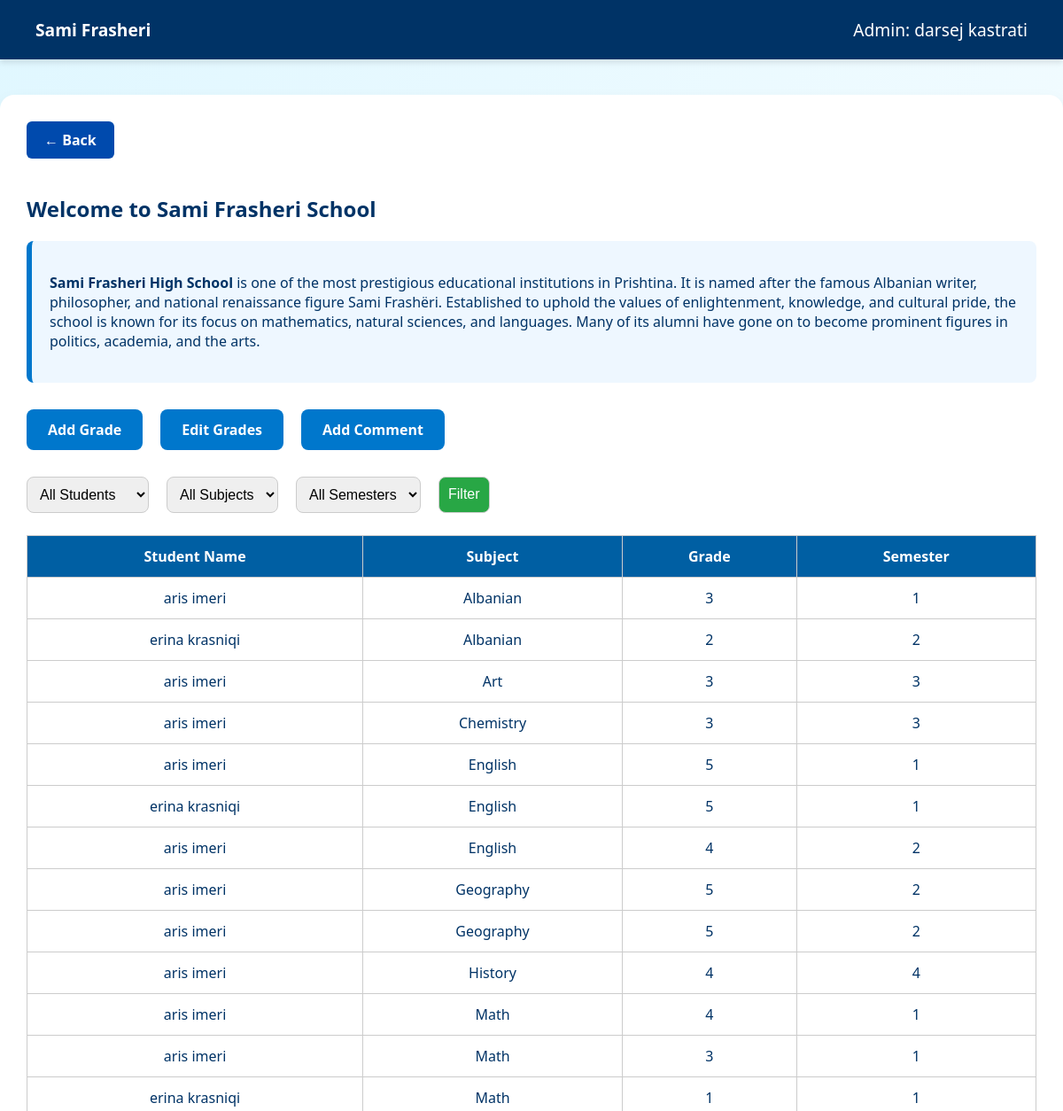
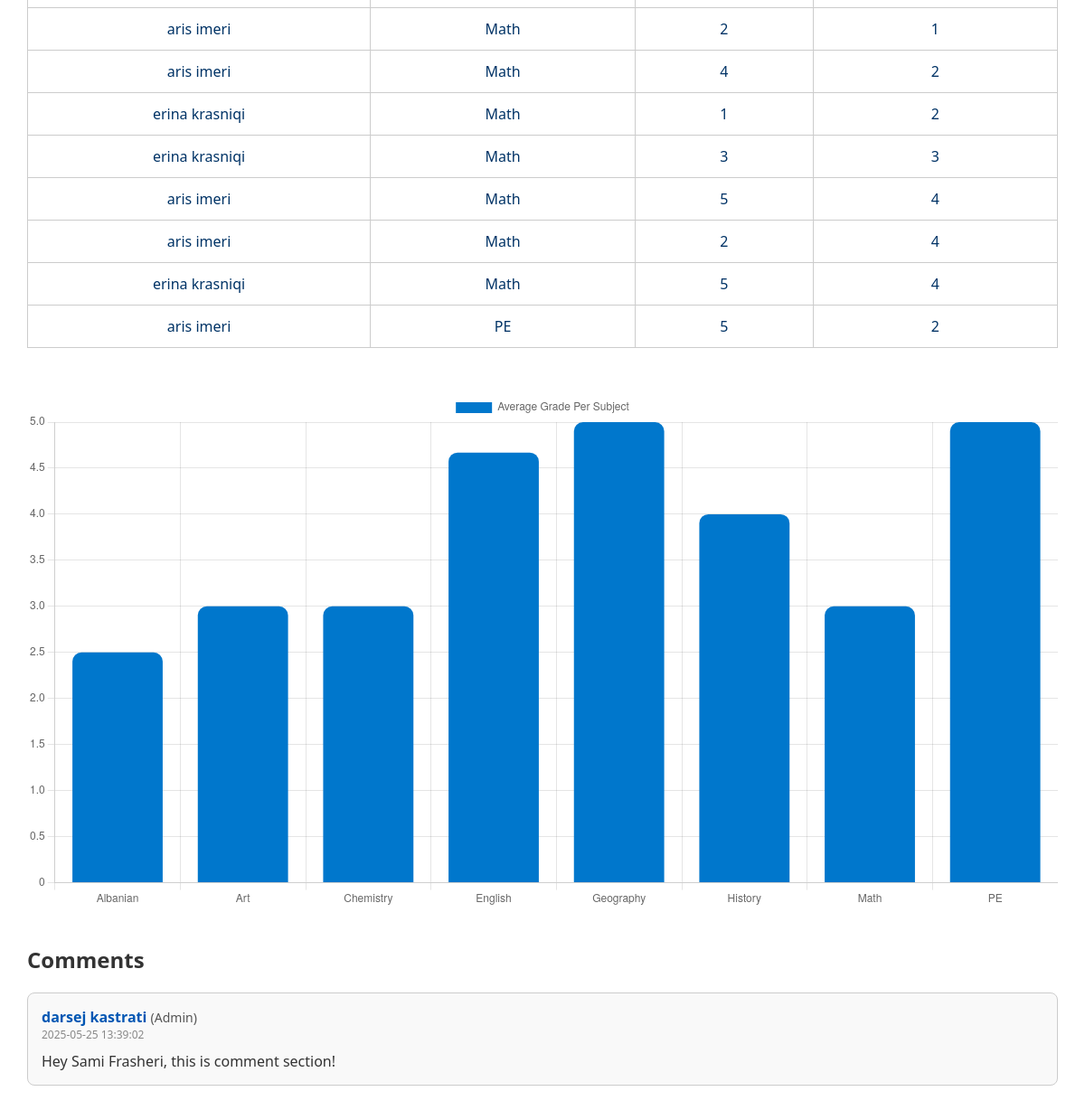
Page /samifrasheri.php (signed in) on the committed database (2 pictures, top to bottom).
### tables this page shows
CREATE TABLE `users` (
  `id` int(5) NOT NULL,
  `name` varchar(255) NOT NULL,
  `surname` varchar(255) NOT NULL,
  `email` varchar(255) NOT NULL,
  `password` varchar(255) NOT NULL,
  `confrim_password` varchar(255) NOT NULL,
  `school` varchar(255) NOT NULL,
  `isstudent` varchar(255) NOT NULL,
  `isteacher` varchar(255) NOT NULL,
  `isadmin` varchar(255) NOT NULL
);

CREATE TABLE `student_grades` (
  `id` int(11) NOT NULL,
  `student_id` int(11) NOT NULL,
  `subject` varchar(100) NOT NULL,
  `grade` int(11) DEFAULT NULL CHECK (`grade` between 1 and 5),
  `schedule` text DEFAULT NULL,
  `teacher_id` int(11) DEFAULT NULL,
  `semester` int(11) DEFAULT NULL
);

CREATE TABLE `comments` (
  `id` int(11) NOT NULL,
  `user_id` int(11) DEFAULT NULL,
  `role` varchar(10) DEFAULT NULL,
  `name` varchar(255) DEFAULT NULL,
  `comment` text DEFAULT NULL,
  `school` varchar(50) DEFAULT NULL,
  `created_at` timestamp NOT NULL DEFAULT current_timestamp(),
  `timestamp` timestamp NOT NULL DEFAULT current_timestamp()
);

### samifrasheri.php (the view, shortened to what this page needs)
<?php
require 'config.php';
$userId = $_SESSION['id'];
$stmt = $conn->prepare("SELECT * FROM users WHERE id = ?");
$stmt->execute([$userId]);
$user = $stmt->fetch(PDO::FETCH_ASSOC);
$isStudent = strtolower($user['isstudent']) === 'true';
$isTeacher = strtolower($user['isteacher']) === 'true';
$isAdmin = strtolower($user['isadmin']) === 'true';
$query = "SELECT g.*, u.name, u.surname FROM student_grades g JOIN users u ON g.student_id = u.id WHERE u.school = 'samifrasheri'";
$params = [];
$query .= " ORDER BY g.subject, g.semester";
$gradesStmt = $conn->prepare($query);
$gradesStmt->execute($params);
$grades = $gradesStmt->fetchAll(PDO::FETCH_ASSOC);
$averageData = [];
foreach ($grades as $grade) {
    $subject = $grade['subject'];
    if (!isset($averageData[$subject])) {
        $averageData[$subject] = ['sum' => 0, 'count' => 0];
    }
    $averageData[$subject]['sum'] += $grade['grade'];
    $averageData[$subject]['count']++;
}
foreach ($averageData as $subject => $data) {
    $averageData[$subject] = round($data['sum'] / $data['count'], 2);
}
?>
<!DOCTYPE html>
<html lang="en">
<head>
</head>
<body>
    <div class="navbar">
        <div><strong>Sami Frasheri</strong></div>
        <div>
            <?php
                if ($isStudent) echo "Student: {$user['name']} {$user['surname']}";
                elseif ($isTeacher) echo "Teacher: {$user['name']} {$user['surname']}";
                elseif ($isAdmin) echo "Admin: {$user['name']} {$user['surname']}";
            ?>
        </div>
    </div>
    <div class="container">
        <a href="home.php" class="nav-btn">← Back</a>
        <h2>Welcome to Sami Frasheri School</h2>
        <div class="school-history">
            <p><strong>Sami Frasheri High School</strong> is one of the most prestigious educational institutions in Prishtina. It is named after the famous Albanian writer, philosopher, and national renaissance figure Sami Frashëri. Established to uphold the values of enlightenment, knowledge, and cultural pride, the school is known for its focus on mathematics, natural sciences, and languages. Many of its alumni have gone on to become prominent figures in politics, academia, and the arts.</p>
        </div>
        <div class="button-bar">
            <?php if ($isTeacher || $isAdmin): ?>
                <a href="samifrasheri_addGrade.php">Add Grade</a>
                <a href="samifrasheri_editGrades.php">Edit Grades</a>
                <a href="samifrasheri_addComment.php">Add Comment</a>
            <?php endif; ?>
        </div>
        <form method="GET" class="filters">
            <?php if (!$isStudent): ?>
                <select name="student_id">
                    <option value="">All Students</option>
                </select>
            <?php endif; ?>
            <select name="subject">
                <option value="">All Subjects</option>
            </select>
            <select name="semester">
                <option value="">All Semesters</option>
            </select>
            <input type="submit" value="Filter">
        </form>
        <table>
            <thead>
                <tr>
                    <th>Student Name</th>
                    <th>Subject</th>
                    <th>Grade</th>
                    <th>Semester</th>
                </tr>
            </thead>
            <tbody>
                <?php foreach ($grades as $g): ?>
                    <tr>
                        <td><?= $g['name'] ?> <?= $g['surname'] ?></td>
                        <td><?= htmlspecialchars($g['subject']) ?></td>
                        <td><?= $g['grade'] ?></td>
                        <td><?= $g['semester'] ?></td>
                    </tr>
                <?php endforeach; ?>
            </tbody>
        </table>
        <canvas id="gradeChart" width="800" height="400"></canvas>
        <script>
            const ctx = document.getElementById('gradeChart').getContext('2d');
            const chartData = {
                labels: <?= json_encode(array_keys($averageData)) ?>,
                datasets: [{
                    label: '<?= $isStudent ? "Your Average Grade" : "Average Grade Per Subject" ?>',
                    data: <?= json_encode(array_values($averageData)) ?>,
                    backgroundColor: '#0077cc',
                    borderRadius: 10
                }]
            };
            new Chart(ctx, {
                type: 'bar',
                data: chartData,
                options: {
                    scales: {
                        y: {
                            beginAtZero: true,
                            max: 5
                        }
                    }
                }
            });
        </script>
        <div class="comment-section" style="margin-top: 40px;">
  <h2 style="font-size: 24px; color: #333;">Comments</h2>
  <?php
  $stmt = $conn->prepare("SELECT * FROM comments WHERE school = 'samifrasheri' ORDER BY created_at DESC");
  $stmt->execute();
  $comments = $stmt->fetchAll(PDO::FETCH_ASSOC);
  if ($comments && count($comments) > 0):
      foreach ($comments as $comment):
  ?>
      <div class="comment-card" style="border: 1px solid #ccc; padding: 15px; margin-bottom: 20px; border-radius: 8px; background-color: #f9f9f9;">
        <div class="comment-header" style="margin-bottom: 10px;">
          <strong style="color: #0056b3;"><?php echo htmlspecialchars($comment['name']); ?></strong>
          <span style="font-size: 14px; color: #555;">(<?php echo htmlspecialchars(ucfirst($comment['role'])); ?>)</span>
          <div style="font-size: 12px; color: #888;"><?php echo htmlspecialchars($comment['created_at']); ?></div>
        </div>
        <div class="comment-body" style="font-size: 16px; color: #333;">
          <?php echo nl2br(htmlspecialchars($comment['comment'])); ?>
        </div>
      </div>
  <?php
      endforeach;
  else:
      echo "<p style='color: #666;'>No comments yet. Be the first to share your thoughts.</p>";
  endif;
  ?>
</div>
    </div>
</body>
</html>

### samifrasheri.php (style rules this page uses)
body { margin: 0; font-family: 'Segoe UI', Tahoma, Geneva, Verdana, sans-serif; background: linear-gradient(to bottom right, #e0f7ff, #ffffff); color: #003366; }
.navbar { background-color: #003366; padding: 20px 40px; color: white; display: flex; justify-content: space-between; align-items: center; font-size: 1.2rem; box-shadow: 0 4px 6px rgba(0,0,0,0.1); }
.container { max-width: 1200px; margin: 40px auto; padding: 30px; background-color: #ffffff; border-radius: 16px; box-shadow: 0 10px 20px rgba(0,0,0,0.08); }
h2, h3 { color: #003366; }
.button-bar { display: flex; gap: 20px; margin: 30px 0; }
.button-bar a { background-color: #0077cc; color: white; padding: 12px 24px; border-radius: 8px; text-decoration: none; font-weight: bold; transition: background 0.3s ease; }
.filters { display: flex; gap: 20px; flex-wrap: wrap; margin-bottom: 25px; }
select, input[type=submit] { padding: 10px; border-radius: 8px; border: 1px solid #ccc; font-size: 1rem; }
input[type=submit] { background-color: #28a745; color: white; cursor: pointer; }
table { width: 100%; border-collapse: collapse; margin-top: 20px; }
th, td { border: 1px solid #ccc; padding: 12px; text-align: center; }
th { background-color: #005fa3; color: white; }
.school-history { background-color: #eef7ff; padding: 20px; border-left: 6px solid #0077cc; border-radius: 8px; margin-bottom: 30px; }
#gradeChart { margin-top: 50px; }
.comment-card { background: #f5faff; border-left: 4px solid #0077cc; padding: 15px 20px; margin-bottom: 20px; border-radius: 8px; }
.nav-btn { display: inline-block; margin-bottom: 20px; background-color: #004aad; color: white; padding: 10px 20px; text-decoration: none; border-radius: 6px; font-weight: bold; transition: background-color 0.3s ease; }

### rows in the picture
users: name "darsej", surname "kastrati"
student_grades: student.name "aris", student.surname "imeri", subject "Albanian", grade "3", semester "1"
student_grades: student.name "erina", student.surname "krasniqi", subject "Albanian", grade "2", semester "2"
student_grades: student.name "aris", student.surname "imeri", subject "Art", grade "3", semester "3"
student_grades: student.name "aris", student.surname "imeri", subject "Chemistry", grade "3", semester "3"
student_grades: student.name "aris", student.surname "imeri", subject "English", grade "5", semester "1"
student_grades: student.name "erina", student.surname "krasniqi", subject "English", grade "5", semester "1"
student_grades: student.name "aris", student.surname "imeri", subject "English", grade "4", semester "2"
student_grades: student.name "aris", student.surname "imeri", subject "Geography", grade "5", semester "2"
student_grades: student.name "aris", student.surname "imeri", subject "Geography", grade "5", semester "2"
student_grades: student.name "aris", student.surname "imeri", subject "History", grade "4", semester "4"
student_grades: student.name "aris", student.surname "imeri", subject "Math", grade "4", semester "1"
student_grades: student.name "aris", student.surname "imeri", subject "Math", grade "3", semester "1"
student_grades: student.name "erina", student.surname "krasniqi", subject "Math", grade "1", semester "1"
student_grades: student.name "aris", student.surname "imeri", subject "Math", grade "2", semester "1"
student_grades: student.name "aris", student.surname "imeri", subject "Math", grade "4", semester "2"
student_grades: student.name "erina", student.surname "krasniqi", subject "Math", grade "1", semester "2"
student_grades: student.name "erina", student.surname "krasniqi", subject "Math", grade "3", semester "3"
student_grades: student.name "aris", student.surname "imeri", subject "Math", grade "5", semester "4"
student_grades: student.name "aris", student.surname "imeri", subject "Math", grade "2", semester "4"
student_grades: student.name "erina", student.surname "krasniqi", subject "Math", grade "5", semester "4"
student_grades: student.name "aris", student.surname "imeri", subject "PE", grade "5", semester "2"
comments: name "darsej kastrati", role "Admin", created_at "2025-05-25 13:39:02", comment "Hey Sami Frasheri, this is comment section!"

### other values in the picture
chart data {{ json_encode(array_keys($averageData)) }} ["Albanian","Art","Chemistry","English","Geography","History","Math","PE"]
chart data {{ json_encode(array_values($averageData)) }} [2.5,3,3,4.67,5,4,3,5]
